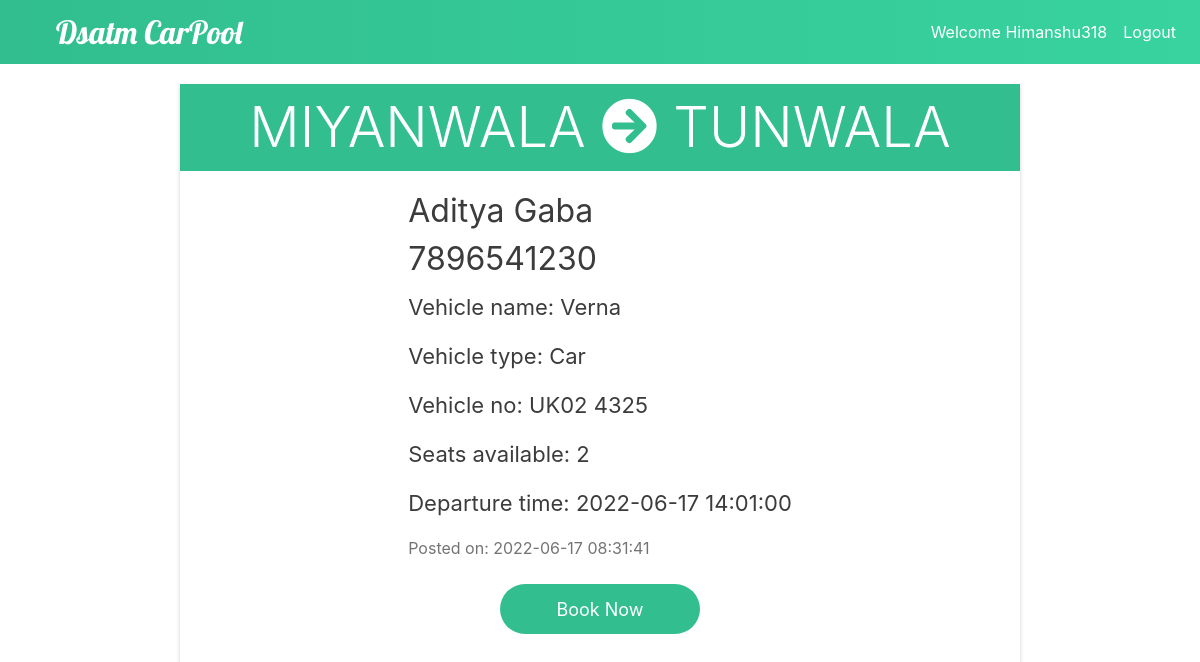
The app's page /ad-details.php?ad_id=68 (signed in) with its own data.
### tables this page shows
CREATE TABLE `route_details` (
  `ad_id` int(10) NOT NULL,
  `origin` varchar(255) NOT NULL,
  `destination` varchar(255) NOT NULL,
  `departure_time` datetime NOT NULL
);

CREATE TABLE `user` (
  `id` int(10) NOT NULL,
  `username` varchar(255) NOT NULL,
  `name` varchar(255) NOT NULL,
  `password` varchar(255) NOT NULL
);

CREATE TABLE `ad_details` (
  `ad_id` int(10) NOT NULL,
  `id` int(11) NOT NULL,
  `post_time` timestamp NOT NULL DEFAULT current_timestamp(),
  `phno` varchar(10) NOT NULL,
  `open_for_booking` char(1) NOT NULL DEFAULT 'y'
);

CREATE TABLE `vehicle_details` (
  `ad_id` int(10) NOT NULL,
  `vehicle_type` varchar(255) NOT NULL,
  `vehicle_name` varchar(255) NOT NULL,
  `vehicle_no` varchar(255) NOT NULL,
  `seats` int(1) NOT NULL
);

### details-server.php (called while the page is built, shortened)
<?php
$db = mysqli_connect('localhost','root','','carpool');
$ad_id  = $_GET['ad_id'];
$ad_query = "Select post_time, phno, open_for_booking from ad_details where ad_id='$ad_id'";
$ad_result = mysqli_query($db, $ad_query);
$ad_array = mysqli_fetch_assoc($ad_result);
$route_query = "Select origin, destination, departure_time from route_details where ad_id='$ad_id'";
$route_result = mysqli_query($db, $route_query);
$route_array = mysqli_fetch_assoc($route_result);
$name_query = "Select a.name from user a, ad_details b where b.id=a.id and b.ad_id='$ad_id'";
$name_result = mysqli_query($db, $name_query);
$name_array = mysqli_fetch_assoc($name_result);
$vehicle_query = "Select vehicle_type, vehicle_name, vehicle_no, seats from vehicle_details where ad_id='$ad_id'";
$vehicle_result = mysqli_query($db, $vehicle_query);
$vehicle_array = mysqli_fetch_assoc($vehicle_result);
?>

### ad-details.php (the view, shortened to what this page needs)
<?php
include('details-server.php');
?>
<!DOCTYPE html>
<html lang="en">
<head>
    <link type="text/css" rel="stylesheet"
        href="https://stackpath.bootstrapcdn.com/bootstrap/4.3.1/css/bootstrap.min.css">
    <link type="text/css" rel="stylesheet" href="css/itemDetails.css">
    <link rel="stylesheet" href="https://cdnjs.cloudflare.com/ajax/libs/font-awesome/5.11.2/css/all.min.css"
 />
</head>
<body>
    <nav class="navbar navbar-expand-md">
        <a class="banner" href="index.php">Dsatm CarPool</a>
        <div class="collapse navbar-collapse">
            <ul class="navbar-nav ml-auto">
                <li class="nav-item">
                    <a class="nav-link" href="user-history.php">Welcome <?php echo $_SESSION['username']; ?></a>
                </li>
                <li class="nav-item">
                    <a class="nav-link" href="logout.php">
                        Logout
                    </a>
                </li>
            </ul>
        </div>
    </nav>
    <div class="main-container">
        <div class="ad-container">
            <div class="route display-4">
                <span><?php echo $route_array['origin'] ?></span>
                <i class="fas fa-arrow-circle-right"></i>
                <span><?php echo $route_array['destination'] ?><span>
            </div>
            <div class="ad-details">
                <span class="row name">
                    <?php echo $name_array['name'] ?>
                </span>
                <span class="name row">
                    <?php echo $ad_array['phno'] ?>
                </span>
                <span class="vehicle-details row">
                    Vehicle name: <?php echo $vehicle_array['vehicle_name'] ?>
                </span>
                <span class="vehicle-details row">
                    Vehicle type: <?php echo $vehicle_array['vehicle_type'] ?>
                </span>
                <span class="vehicle-details row">
                    Vehicle no: <?php echo $vehicle_array['vehicle_no'] ?>
                </span>
                <span class="vehicle-details row">
                    Seats available: <?php echo $vehicle_array['seats'] ?>
                </span>
                <span class="vehicle-details row">
                    Departure time: <?php echo $route_array['departure_time'] ?>
                </span>
                <span class="time-details row">
                    Posted on: <?php echo $ad_array['post_time'] ?>
                </span>
                <form method="POST" action="book-server.php">
                    <button type="submit" class="book-btn">Book Now</button>
                </form>
            </div>
        </div>
    </div>
</body>
</html>

### css/itemDetails.css (style rules this page uses)
* { text-decoration: none; }
.banner { font-family: "Lobster"; font-size: 32px; color: #fff; margin: 0 40px; text-decoration: none; }
.navbar { background-image: linear-gradient(to right, #32be8f, #38d39f, #32be8f); background-size: 200%; }
.nav-link { color: #fff; }
.main-container { display: flex; justify-content: center; }
.ad-container { margin-top: 20px; text-align: center; width: 840px; box-shadow: 0 2px 4px 0 rgba(0, 0, 0, 0.2); }
.route { background: #32be8f; color: white; padding: 10px 12px; text-align: center; }
.row { display: flex; }
.ad-details { display:inline-block; margin: 16px 32px; }
.name { font-size: 32px; color: #3C3C3C; }
.vehicle-details { font-size: 22px; color: #3C3C3C; padding: 8px 0px; }
.time-details { font-size: 16px; color: #747474; padding: 8px 0px; }
.book-btn { font-size: 18px; text-align: center; outline: none; border: none; border-radius: 50px; width: 200px; height: 50px; background: #32be8f; color: white; margin: 16px 10px; padding: 10px 12px; transition: .3s; }

### records on screen
route_details: origin "MIYANWALA", destination "TUNWALA", departure_time "2022-06-17 14:01:00"
user: name "Aditya Gaba"
ad_details: phno "7896541230", post_time "2022-06-17 08:31:41"
vehicle_details: vehicle_name "Verna", vehicle_type "Car", vehicle_no "UK02 4325", seats "2"

### other values on screen
$_SESSION['username'] "Himanshu318"
